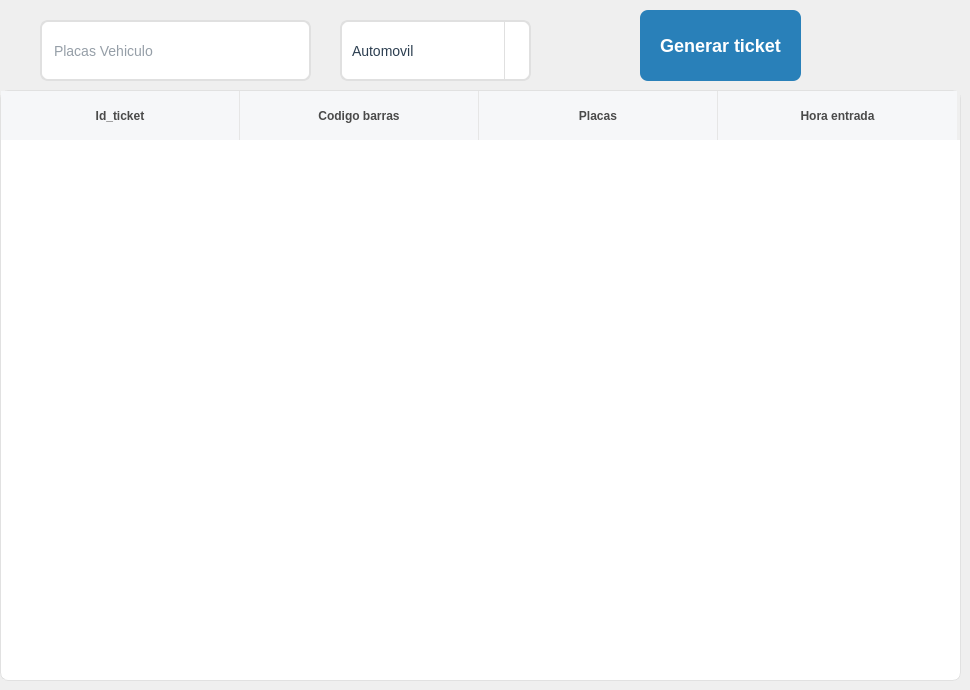
           <widget class="QWidget" name="page_9">
            <widget class="QTableWidget" name="tableWidget_2">
             <property name="geometry">
              <rect>
               <x>0</x>
               <y>90</y>
               <width>961</width>
               <height>591</height>
              </rect>
             </property>
             <property name="styleSheet">
              <string notr="true">/* ===== QTableWidget (base) ===== */
QTableWidget {
    background: #ffffff;
    color: #2c3e50;
    gridline-color: #e6e6e6;
    selection-background-color: #e9f3ff;  /* fallback si el estilo no toma el de item */
    selection-color: #0b3d91;
    alternate-background-color: #fafafa;  /* activar alternatingRowColors=true */
    border: 1px solid #e1e1e1;
    border-radius: 8px;
    outline: 0; /* quita el enfoque punteado */
    font-size: 14px;
}

/* ===== Filas / celdas ===== */
QAbstractItemView::item {
    padding: 8px 12px;          /* “altura” visual de fila */
    border: 0px;                /* las líneas las pone gridline-color */
}
QAbstractItemView::item:hover {
    background: #f5faff;
}
QAbstractItemView::item:selected {
    background: #d7e9ff;
    color: #0b3d91;
}

/* ===== Encabezados ===== */
QHeaderView::section {
    background: #f6f7f9;
    color: #4a4a4a;
    padding: 10px 12px;
    border: 0px;
    border-right: 1px solid #e6e6e6;
    font-weight: 600;
}
QHeaderView::section:last {
    border-right: 0;
}
QHeaderView::section:pressed {
    background: #edf1f7;
}
QHeaderView::down-arrow, QHeaderView::up-arrow {
    width: 10px; height: 10px;  /* tamaño de icono de sort */
}
QScrollBar:vertical {
    background: transparent;
    width: 10px;
    margin: 2px 2px 2px 2px;
}
QScrollBar::handle:vertical {
    background: #dcdcdc;
    min-height: 24px;
    border-radius: 5px;
}
QScrollBar::handle:vertical:hover { background: #cfcfcf; }
QScrollBar::add-line:vertical, QScrollBar::sub-line:vertical { height: 0; }

QScrollBar:horizontal {
    background: transparent;
    height: 10px;
    margin: 2px 2px 2px 2px;
}
QScrollBar::handle:horizontal {
    background: #dcdcdc;
    min-width: 24px;
    border-radius: 5px;
}
QScrollBar::handle:horizontal:hover { background: #cfcfcf; }</string>
             </property>
             <attribute name="horizontalHeaderVisible">
              <bool>true</bool>
             </attribute>
             <attribute name="horizontalHeaderCascadingSectionResizes">
              <bool>false</bool>
             </attribute>
             <attribute name="horizontalHeaderMinimumSectionSize">
              <number>67</number>
             </attribute>
             <attribute name="horizontalHeaderDefaultSectionSize">
              <number>239</number>
             </attribute>
             <attribute name="horizontalHeaderHighlightSections">
              <bool>false</bool>
             </attribute>
             <attribute name="verticalHeaderMinimumSectionSize">
              <number>52</number>
             </attribute>
             <attribute name="verticalHeaderDefaultSectionSize">
              <number>52</number>
             </attribute>
             <column>
              <property name="text">
               <string>Id_ticket</string>
              </property>
              <property name="font">
               <font>
                <pointsize>16</pointsize>
                <bold>true</bold>
               </font>
              </property>
             </column>
             <column>
              <property name="text">
               <string>Codigo barras</string>
              </property>
              <property name="font">
               <font>
                <pointsize>16</pointsize>
                <bold>true</bold>
               </font>
              </property>
             </column>
             <column>
              <property name="text">
               <string>Placas</string>
              </property>
              <property name="font">
               <font>
                <pointsize>16</pointsize>
                <bold>true</bold>
               </font>
              </property>
             </column>
             <column>
              <property name="text">
               <string>Hora entrada</string>
              </property>
              <property name="font">
               <font>
                <pointsize>16</pointsize>
                <bold>true</bold>
               </font>
              </property>
             </column>
            </widget>
            <widget class="QPushButton" name="pushButton_5">
             <property name="geometry">
              <rect>
               <x>640</x>
               <y>10</y>
               <width>161</width>
               <height>71</height>
              </rect>
             </property>
             <property name="font">
              <font>
               <pointsize>-1</pointsize>
               <bold>true</bold>
              </font>
             </property>
             <property name="styleSheet">
              <string notr="true">QPushButton:disabled {
    background-color: #bdc3c7;   /* gris apagado */
    color: #7f8c8d;
    border: none;
    border-radius: 8px;
    padding: 10px 20px;
    font-size: 18px;
    font-weight: bold;
}

QPushButton:enabled {
    background-color: #2980b9;   /* azul armónico */
    color: white;
    border: none;
    border-radius: 8px;
    padding: 10px 20px;
    font-size: 18px;
    font-weight: bold;
}

QPushButton:enabled:hover {
    background-color: #3498db;   /* azul más claro */
}

QPushButton:enabled:pressed {
    background-color: #2D9623;   /* azul más oscuro */
}</string>
             </property>
             <property name="text">
              <string>Generar ticket</string>
             </property>
            </widget>
            <widget class="QLineEdit" name="lineEdit_5">
             <property name="geometry">
              <rect>
               <x>40</x>
               <y>20</y>
               <width>271</width>
               <height>61</height>
              </rect>
             </property>
             <property name="font">
              <font>
               <pointsize>-1</pointsize>
              </font>
             </property>
             <property name="styleSheet">
              <string notr="true">QLineEdit {
    background-color: #ffffff;
    border: 2px solid #e0e0e0;
    border-radius: 8px;
    padding: 6px 10px;
    font-size: 14px;
    color: #2c3e50;
    selection-background-color: #d7e9ff; /* color del texto seleccionado */
    selection-color: #0b3d91;
}

QLineEdit:focus {
    border: 2px solid #3498db;  /* azul suave al enfocar */
    background-color: #f9fcff;
    outline: none;
}

QLineEdit:disabled {
    background-color: #f0f0f0;
    color: #a0a0a0;
    border: 2px solid #d0d0d0;
}</string>
             </property>
             <property name="text">
              <string/>
             </property>
             <property name="placeholderText">
              <string>Placas Vehiculo</string>
             </property>
            </widget>
            <widget class="QComboBox" name="comboBox">
             <property name="geometry">
              <rect>
               <x>340</x>
               <y>20</y>
               <width>191</width>
               <height>61</height>
              </rect>
             </property>
             <property name="styleSheet">
              <string notr="true">QComboBox {
    background-color: #ffffff;
    border: 2px solid #e0e0e0;
    border-radius: 8px;
    padding: 6px 10px;
    font-size: 14px;
    color: #2c3e50;
}

QComboBox:hover {
    border: 2px solid #b0c4de;
}

QComboBox:focus {
    border: 2px solid #3498db;
    background-color: #f9fcff;
}

QComboBox::drop-down {
    subcontrol-origin: padding;
    subcontrol-position: top right;
    width: 24px;
    border-left: 1px solid #e0e0e0;
    border-top-right-radius: 6px;
    border-bottom-right-radius: 6px;
    background: transparent;
}

/* === ESTILO DEL DESPLEGABLE === */
QComboBox QAbstractItemView {
    background: #ffffff;
    border: 1px solid #e0e0e0;
    border-radius: 8px;
    padding: 4px;
    outline: 0;
    selection-background-color: #d7e9ff;
    selection-color: #0b3d91;
}

QComboBox QAbstractItemView::item {
    padding: 6px 10px;
}

QComboBox QAbstractItemView::item:hover {
    background: #f5faff;
}</string>
             </property>
             <item>
              <property name="text">
               <string>Automovil</string>
              </property>
             </item>
             <item>
              <property name="text">
               <string>Motocicleta</string>
              </property>
             </item>
            </widget>
           </widget>
